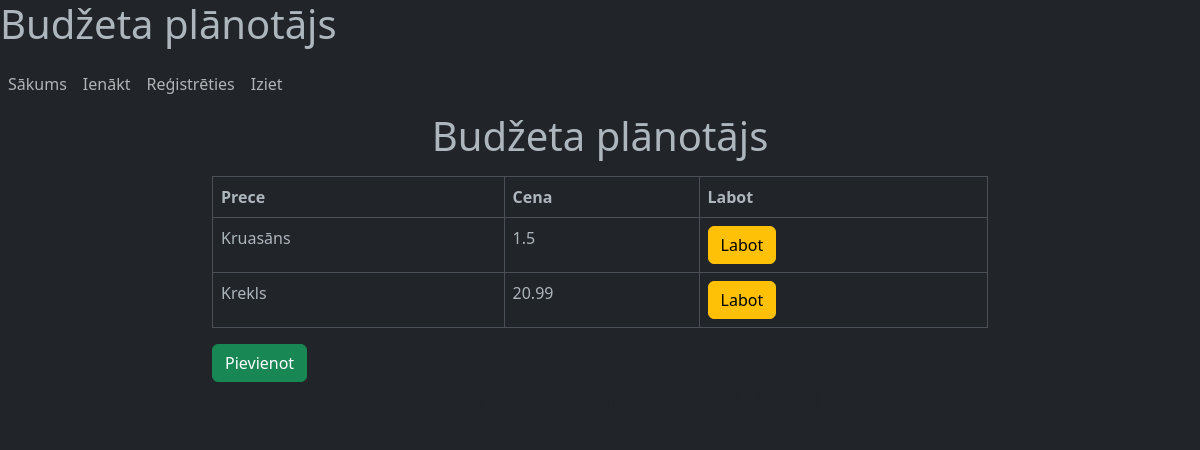
The app's page /budzeta_planotajs, older data.
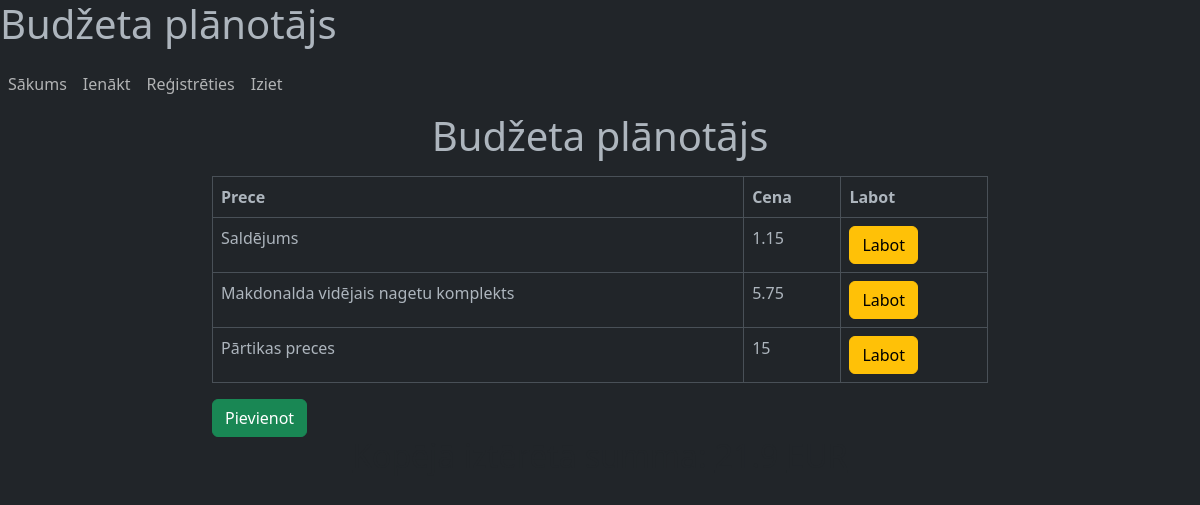
The same page, newer data.
### tables this page shows
CREATE TABLE "planotajs" (
	"id"	INTEGER,
	"prece"	BLOB,
	"cena"	NUMERIC,
	"lietotajv"	REAL,
	PRIMARY KEY("id" AUTOINCREMENT)
);

### app.py (the view)
@app.route("/budzeta_planotajs", methods=["GET", "POST"])  # Ierakstu saraksts.
def budzeta_planotajs():
        conn = savienot()
        planotajs = conn.execute(
            'SELECT * FROM planotajs').fetchall()
        summa = conn.execute("SELECT SUM(cena) FROM planotajs").fetchone()[0]
        conn.close()
        return render_template('budzeta_planotajs.html', planotajs=planotajs, summa=summa)

### app.py (called while the page is built)
def savienot(id=None):
    conn = sqlite3.connect('planotajs.db')
    conn.row_factory = sqlite3.Row
    if id:
        return conn.execute("SELECT * FROM planotajs WHERE id = ?", (id,))
    return conn

### templates/budzeta_planotajs.html (shortened to what this page needs)
{% extends "base.html" %}
{% block content %}
    <figure class="text-center">
    <h1>{% block title %} Budžeta plānotājs {% endblock %}</h1>
    </figure>
    <table class="table table-bordered">
        <thead>
            <tr>
                <th scope="col">Prece</th>
                <th scope="col">Cena</th>
                <th scope="col">Labot</th>
            </tr>
        </thead>
        <tbody>
            {% for viensplanotajs in planotajs %}
                <tr>
                    <td>{{ viensplanotajs["prece"]}}</td>
                    <td>{{ viensplanotajs["cena"]}}</td>
                    <td>
                        <a href="{{ url_for('labot', id=viensplanotajs['id']) }}" class="link-dark">
                            <button class="btn btn-warning">Labot</button>
                    </td>
                </tr>
            {% endfor %}
        </tbody>
    </table>
    <a href="{{ url_for('jauns_planotajs')}}" class="link-dark">
        <button class="btn btn-success">Pievienot</button>
    <figure class="text-center">
    <h2> Kopējā iztērētā summa: {{ summa }} EUR</h2>
    </figure>
{% endblock %}

### templates/base.html (shortened to what this page needs)
<!DOCTYPE html>
<html lang="en" data-bs-theme="dark">
<head>
    <link href="https://cdn.jsdelivr.net/npm/bootstrap@5.3.0-alpha1/dist/css/bootstrap.min.css" rel="stylesheet">
</head>
<body>
    <h1>Budžeta plānotājs</h1>
    <nav class="navbar navbar-expand-md navbar dark bg-dark">
        <ul class="navbar-nav">
            <li class="nav-item active">
                <a class="nav-link" href="/">Sākums</a>
            </li>
            <li class="nav-item active">
                <a class="nav-link" href="/ienakt">Ienākt</a>
            </li>
            <li class="nav-item active">
                <a class="nav-link" href="/registreties">Reģistrēties</a>
            </li>
            <li class="nav-item active">
                <a class="nav-link" href="/iziet">Iziet</a>
            </li>
        </ul>
    </nav>
    <div class="col-md-8 mx-auto">
    <div class="container">
        {% block content %}{% endblock %}
    </div>
</body>
</html>

Row changes from the older to the newer data that the page shows:
removed planotajs: prece "Kruasāns", cena "1.5"
removed planotajs: prece "Krekls", cena "20.99"
added planotajs: prece "Saldējums", cena "1.15"
added planotajs: prece "Makdonalda vidējais nagetu komplekts", cena "5.75"
added planotajs: prece "Pārtikas preces", cena "15"
